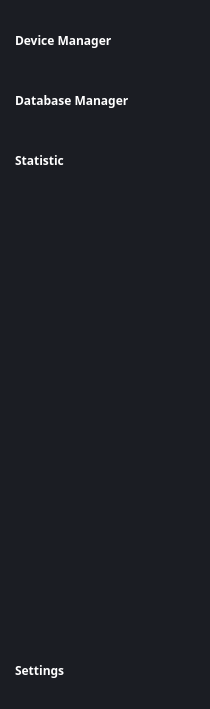
         <widget class="QFrame" name="frame_left_menu">
          <property name="sizePolicy">
           <sizepolicy hsizetype="Preferred" vsizetype="Preferred">
            <horstretch>0</horstretch>
            <verstretch>0</verstretch>
           </sizepolicy>
          </property>
          <property name="minimumSize">
           <size>
            <width>210</width>
            <height>0</height>
           </size>
          </property>
          <property name="maximumSize">
           <size>
            <width>210</width>
            <height>16777215</height>
           </size>
          </property>
          <property name="styleSheet">
           <string notr="true">background-color: rgb(27, 29, 35);</string>
          </property>
          <property name="frameShape">
           <enum>QFrame::NoFrame</enum>
          </property>
          <property name="frameShadow">
           <enum>QFrame::Raised</enum>
          </property>
          <widget class="QPushButton" name="button_database">
           <property name="geometry">
            <rect>
             <x>0</x>
             <y>70</y>
             <width>210</width>
             <height>60</height>
            </rect>
           </property>
           <property name="font">
            <font>
             <family>Segoe UI Semibold</family>
             <pointsize>9</pointsize>
             <weight>75</weight>
             <bold>true</bold>
            </font>
           </property>
           <property name="styleSheet">
            <string notr="true">QPushButton {
	background-position: left;
	background-repeat: no-reperat;
	background-origin: content;
    text-align: left;
	padding-left: 15px;
	border: none;
	color: rgb(255, 255, 255);
}
QPushButton:hover {
	background-color: rgb(40, 44, 52);
}
QPushButton:pressed {	
	background-color: rgb(85, 170, 255);
}</string>
           </property>
           <property name="text">
            <string>Database Manager</string>
           </property>
           <property name="icon">
            <iconset resource="../files.qrc">
             <normaloff>:/24x24/data/resources/icons/24x24/cil-people.png</normaloff>:/24x24/data/resources/icons/24x24/cil-people.png</iconset>
           </property>
           <property name="iconSize">
            <size>
             <width>24</width>
             <height>24</height>
            </size>
           </property>
           <property name="flat">
            <bool>true</bool>
           </property>
          </widget>
          <widget class="QPushButton" name="button_device">
           <property name="geometry">
            <rect>
             <x>0</x>
             <y>10</y>
             <width>210</width>
             <height>60</height>
            </rect>
           </property>
           <property name="font">
            <font>
             <family>Segoe UI Semibold</family>
             <pointsize>9</pointsize>
             <weight>75</weight>
             <bold>true</bold>
            </font>
           </property>
           <property name="focusPolicy">
            <enum>Qt::StrongFocus</enum>
           </property>
           <property name="layoutDirection">
            <enum>Qt::LeftToRight</enum>
           </property>
           <property name="autoFillBackground">
            <bool>false</bool>
           </property>
           <property name="styleSheet">
            <string notr="true">QPushButton {
	background-position: left;
	background-repeat: no-reperat;
	background-origin: content;
    text-align: left;
	padding-left: 15px;
	border: none;
	color: rgb(255, 255, 255);
}
QPushButton:hover {
	background-color: rgb(40, 44, 52);
}
QPushButton:pressed {	
	background-color: rgb(85, 170, 255);
}</string>
           </property>
           <property name="text">
            <string>Device Manager</string>
           </property>
           <property name="icon">
            <iconset resource="../files.qrc">
             <normaloff>:/24x24/data/resources/icons/24x24/cil-screen-desktop.png</normaloff>:/24x24/data/resources/icons/24x24/cil-screen-desktop.png</iconset>
           </property>
           <property name="iconSize">
            <size>
             <width>24</width>
             <height>24</height>
            </size>
           </property>
           <property name="flat">
            <bool>true</bool>
           </property>
          </widget>
          <widget class="QPushButton" name="button_statistic">
           <property name="geometry">
            <rect>
             <x>0</x>
             <y>130</y>
             <width>210</width>
             <height>60</height>
            </rect>
           </property>
           <property name="font">
            <font>
             <family>Segoe UI Semibold</family>
             <pointsize>9</pointsize>
             <weight>75</weight>
             <bold>true</bold>
            </font>
           </property>
           <property name="styleSheet">
            <string notr="true">QPushButton {
	background-position: left;
	background-repeat: no-reperat;
	background-origin: content;
    text-align: left;
	padding-left: 15px;
	border: none;
	color: rgb(255, 255, 255);
}
QPushButton:hover {
	background-color: rgb(40, 44, 52);
}
QPushButton:pressed {	
	background-color: rgb(85, 170, 255);
}</string>
           </property>
           <property name="text">
            <string>Statistic</string>
           </property>
           <property name="icon">
            <iconset resource="../files.qrc">
             <normaloff>:/24x24/data/resources/icons/24x24/cil-chart-line.png</normaloff>:/24x24/data/resources/icons/24x24/cil-chart-line.png</iconset>
           </property>
           <property name="iconSize">
            <size>
             <width>24</width>
             <height>24</height>
            </size>
           </property>
           <property name="flat">
            <bool>true</bool>
           </property>
          </widget>
          <widget class="QPushButton" name="button_settings">
           <property name="geometry">
            <rect>
             <x>0</x>
             <y>640</y>
             <width>210</width>
             <height>60</height>
            </rect>
           </property>
           <property name="font">
            <font>
             <family>Segoe UI Semibold</family>
             <pointsize>9</pointsize>
             <weight>75</weight>
             <bold>true</bold>
            </font>
           </property>
           <property name="styleSheet">
            <string notr="true">QPushButton {
	background-position: left;
	background-repeat: no-reperat;
	background-origin: content;
    text-align: left;
	padding-left: 15px;
	border: none;
	color: rgb(255, 255, 255);
}
QPushButton:hover {
	background-color: rgb(40, 44, 52);
}
QPushButton:pressed {	
	background-color: rgb(85, 170, 255);
}</string>
           </property>
           <property name="text">
            <string>Settings</string>
           </property>
           <property name="icon">
            <iconset resource="../files.qrc">
             <normaloff>:/24x24/data/resources/icons/24x24/cil-settings.png</normaloff>:/24x24/data/resources/icons/24x24/cil-settings.png</iconset>
           </property>
           <property name="iconSize">
            <size>
             <width>24</width>
             <height>24</height>
            </size>
           </property>
           <property name="flat">
            <bool>true</bool>
           </property>
          </widget>
         </widget>
